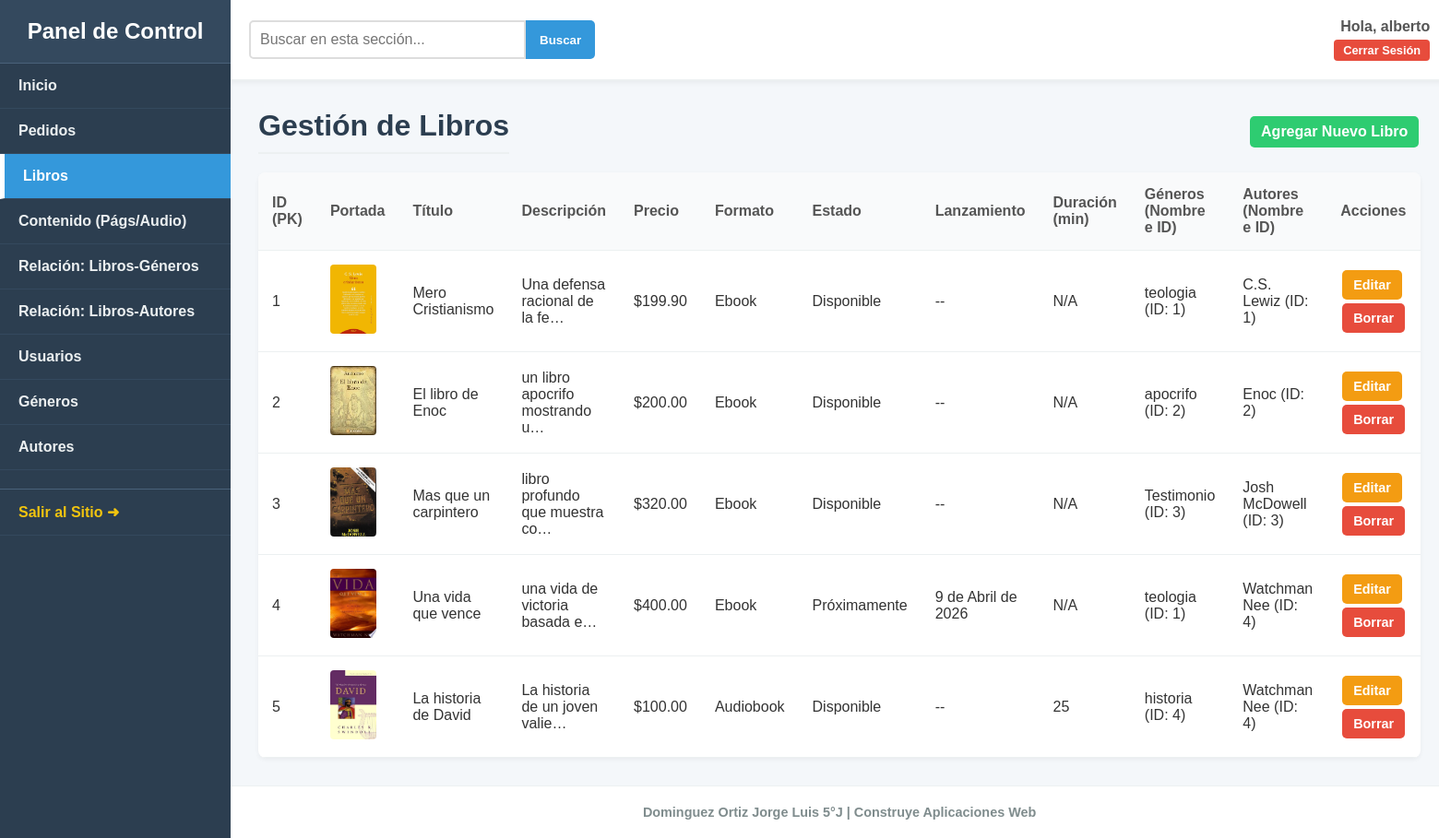
Screenshot of /dashboard/libros/ (signed in) with the database file from the repository.
### tienda/models.py (models this page shows, shortened)
class Libro(models.Model):
    ESTADO_CHOICES = [
        ('disponible', 'Disponible'),
        ('proximamente', 'Próximamente'),
    ]
    FORMATO_CHOICES = [
        ('ebook', 'Ebook'),
        ('audiobook', 'Audiobook'),
    ]
    titulo = models.CharField(max_length=255)
    descripcion = models.TextField(blank=True, null=True)
    precio = models.DecimalField(max_digits=10, decimal_places=2, default=0.00)
    portada = models.ImageField(upload_to='portadas/')
    estado_publicacion = models.CharField(max_length=15, choices=ESTADO_CHOICES, default='disponible')
    formato = models.CharField(max_length=10, choices=FORMATO_CHOICES, default='ebook')
    fecha_lanzamiento = models.DateField(blank=True, null=True)
    duracion_minutos = models.IntegerField(blank=True, null=True)
    autores = models.ManyToManyField(Autor, related_name="libros")
    generos = models.ManyToManyField(Genero, related_name="libros")

class Genero(models.Model):
    nombre_genero = models.CharField(max_length=100, unique=True)
    descripcion_genero = models.TextField(blank=True, null=True)

class Autor(models.Model):
    nombre_autor = models.CharField(max_length=150, unique=True)
    biografia = models.TextField(blank=True, null=True)
    foto = models.ImageField(upload_to='autores/', blank=True, null=True)

### dashboard/views.py (the view)
# urls.py: path('libros/', views.vista_ver_libros, name='dash_ver_libros'),
@login_required
@user_passes_test(es_admin)
def vista_ver_libros(request):
    query = request.GET.get('q')
    libros = Libro.objects.all()
    if query:
        search_filter = Q()
        is_numeric_search = False
        try:
            query_int = int(query)
            search_filter |= Q(id=query_int)
            is_numeric_search = True
        except ValueError:
            pass
        try:
            query_dec = Decimal(query)
            search_filter |= Q(precio=query_dec)
            is_numeric_search = True
        except InvalidOperation:
            pass
        if not is_numeric_search:
            search_filter = (
                Q(titulo__icontains=query) |
                Q(descripcion__icontains=query) |
                Q(estado_publicacion__icontains=query) |
                Q(formato__icontains=query) |
                Q(autores__nombre_autor__icontains=query) |
                Q(generos__nombre_genero__icontains=query)
            )
        libros = libros.filter(search_filter).order_by('id').distinct()
    else:
        libros = libros.order_by('id')
    contexto = {
        'libros': libros,
        'search_query': query
    }
    return render(request, 'dashboard/ver_libros.html', contexto)

### dashboard/views.py (called while the page is built)
def es_admin(user):
    return user.is_staff or user.is_superuser

### tienda/context_processors.py (called while the page is built)
def menu_generos(request):
    return {'menu_generos': Genero.objects.all()}

### templates/dashboard/ver_libros.html (shortened to what this page needs)
{% extends 'dashboard/dashboard_base.html' %}
{% block contenido %}
    <div class="header-with-action">
        <h2>Gestión de Libros</h2>
        <a href="{% url 'dash_agregar_libro' %}" class="btn-action save">Agregar Nuevo Libro</a>
    </div>
    <div class="table-container">
        <table class="dashboard-table">
            <thead>
                <tr>
                    <th>ID (PK)</th>
                    <th>Portada</th>
                    <th>Título</th>
                    <th>Descripción</th>
                    <th>Precio</th>
                    <th>Formato</th>
                    <th>Estado</th>
                    <th>Lanzamiento</th>
                    <th>Duración (min)</th>
                    <th>Géneros (Nombre e ID)</th> <th>Autores (Nombre e ID)</th> <th>Acciones</th>
                </tr>
            </thead>
            <tbody>
                {% for libro in libros %}
                <tr>
                    <td>{{ libro.id }}</td>
                    <td>
                        {% if libro.portada %}
                            <img src="{{ libro.portada.url }}" alt="Portada" class="table-portada">
                        {% else %}
                            (Sin portada)
                        {% endif %}
                    </td>
                    <td>{{ libro.titulo }}</td>
                    <td>{{ libro.descripcion|truncatechars:30 }}</td>
                    <td>${{ libro.precio }}</td>
                    <td>{{ libro.get_formato_display }}</td>
                    <td>{{ libro.get_estado_publicacion_display }}</td>
                    <td>{{ libro.fecha_lanzamiento|default:"--" }}</td>
                    <td>{{ libro.duracion_minutos|default:"N/A" }}</td>
                    <td>
                        {% for gen in libro.generos.all %}
                            {{ gen.nombre_genero }} (ID: {{ gen.id }})<br>
                        {% empty %}
                            Ninguno
                        {% endfor %}
                    </td>
                    <td>
                        {% for autor in libro.autores.all %}
                            {{ autor.nombre_autor }} (ID: {{ autor.id }})<br>
                        {% empty %}
                            Ninguno
                        {% endfor %}
                    </td>
                    <td>
                        <a href="{% url 'dash_editar_libro' libro.id %}" class="btn-action edit">Editar</a>
                        <a href="{% url 'dash_borrar_libro' libro.id %}" class="btn-action delete">Borrar</a>
                    </td>
                </tr>
                {% empty %}
                <tr>
                    <td colspan="12">No se han encontrado libros.</td>
                </tr>
                {% endfor %}
            </tbody>
        </table>
    </div>
{% endblock %}

### templates/dashboard/dashboard_base.html (shortened to what this page needs)
{% load static %}
<!DOCTYPE html>
<html lang="es">
<head>
    <link rel="stylesheet" href="{% static 'css/style.css' %}?v=2.8">
    <link rel="stylesheet" href="{% static 'css/dashboard.css' %}?v=2.8">
</head>
<body class="dashboard-body">
    <div class="dashboard-container">
        <aside class="dashboard-sidebar">
            <div class="sidebar-header">
                <h3>Panel de Control</h3>
            </div>
            <nav class="sidebar-nav">
                <ul>
                    <li>
                        <a href="{% url 'dash_home' %}" class="{% if request.resolver_match.url_name == 'dash_home' %}active{% endif %}">
                             Inicio
                        </a>
                    </li>
                    <li>
                        <a href="{% url 'dash_ver_pedidos' %}" class="{% if 'pedidos' in request.resolver_match.url_name or 'pedido' in request.resolver_match.url_name %}active{% endif %}">
                            Pedidos
                        </a>
                    </li>
                    <li>
                        <a href="{% url 'dash_ver_libros' %}" class="{% if 'libros' in request.resolver_match.url_name or 'libro' in request.resolver_match.url_name %}active{% endif %}">
                            Libros
                        </a>
                    </li>
                    <li>
                        <a href="{% url 'dash_ver_contenido' %}" class="{% if 'contenido' in request.resolver_match.url_name %}active{% endif %}">
                            Contenido (Págs/Audio)
                        </a>
                    </li>
                    <li>
                        <a href="{% url 'dash_ver_rel_generos' %}" class="{% if 'rel_generos' in request.resolver_match.url_name or 'rel_genero' in request.resolver_match.url_name %}active{% endif %}">
                            Relación: Libros-Géneros
                        </a>
                    </li>
                    <li>
                        <a href="{% url 'dash_ver_rel_autores' %}" class="{% if 'rel_autores' in request.resolver_match.url_name or 'rel_autor' in request.resolver_match.url_name %}active{% endif %}">
                            Relación: Libros-Autores
                        </a>
                    </li>
                    <li>
                        <a href="{% url 'dash_ver_usuarios' %}" class="{% if 'usuarios' in request.resolver_match.url_name or 'usuario' in request.resolver_match.url_name %}active{% endif %}">
                            Usuarios
                        </a>
                    </li>
                    <li>
                        <a href="{% url 'dash_ver_generos' %}" class="{% if 'genero' in request.resolver_match.url_name and 'rel_' not in request.resolver_match.url_name %}active{% endif %}">
                            Géneros
                        </a>
                    </li>
                    <li>
                        <a href="{% url 'dash_ver_autores' %}" class="{% if 'autor' in request.resolver_match.url_name and 'rel_' not in request.resolver_match.url_name %}active{% endif %}">
                            Autores
                        </a>
                    </li>
                    <li>
                        <a href="{% url 'index' %}" class="nav-external">Salir al Sitio ➜</a>
                    </li>
                </ul>
            </nav>
        </aside>
        <main class="dashboard-main-content">
            <header class="dashboard-header">
                <form method="GET" class="search-form">
                    <input type="search" name="q" placeholder="Buscar en esta sección..." value="{{ query_search|default:'' }}">
                    <button type="submit">Buscar</button>
                </form>
                <div class="user-info-widget">
                    <span class="user-name-dash">Hola, <strong>{{ user.first_name|default:user.username }}</strong></span>
                    <form action="{% url 'logout' %}" method="POST" style="margin:0;">
                        <button type="submit" class="dash-logout-btn">Cerrar Sesión</button>
                    </form>
                </div>
            </header>
            <div class="content-wrapper">
                {% block contenido %}{% endblock %}
            </div>
            <footer class="dashboard-footer">
                Dominguez Ortiz Jorge Luis 5°J | Construye Aplicaciones Web
            </footer>
        </main>
    </div>
</body>
</html>

### static/css/style.css (style rules this page uses)
* { box-sizing: border-box; }
body { font-family: Arial, sans-serif; margin: 0; background-color: #ffffff; color: #000; }

### static/css/dashboard.css (style rules this page uses)
.dashboard-body { background-color: #f4f7fa; color: #333; margin: 0; font-family: Arial, sans-serif; }
.dashboard-container { display: flex; min-height: 100vh; }
.dashboard-sidebar { width: 250px; background-color: #2c3e50; color: #ecf0f1; display: flex; flex-direction: column; flex-shrink: 0; }
.sidebar-header { padding: 20px; text-align: center; background-color: #34495e; border-bottom: 1px solid #4a627a; }
.sidebar-header h3 { margin: 0; color: #fff; font-size: 1.5rem; }
.sidebar-nav ul { list-style: none; padding: 0; margin: 0; }
.sidebar-nav li a { display: block; padding: 15px 20px; text-decoration: none; color: #ecf0f1; font-weight: bold; border-bottom: 1px solid #34495e; transition: background-color 0.2s ease; }
.sidebar-nav li a.nav-external { color: #f1c40f; margin-top: 20px; border-top: 1px solid #4a627a; }
.dashboard-main-content { flex-grow: 1; display: flex; flex-direction: column; }
.dashboard-header { display: flex; justify-content: space-between; align-items: center; padding: 20px; background-color: #ffffff; border-bottom: 2px solid #ecf0f1; box-shadow: 0 2px 5px rgba(0,0,0,0.05); }
.search-form { display: flex; }
.search-form input[type="search"] { padding: 10px; border: 2px solid #ddd; border-radius: 5px 0 0 5px; font-size: 1rem; min-width: 300px; }
.search-form button { padding: 10px 15px; border: none; background-color: #3498db; color: white; font-weight: bold; cursor: pointer; border-radius: 0 5px 5px 0; }
.user-info-widget { font-size: 1rem; color: #555; }
.content-wrapper { padding: 30px; flex-grow: 1; }
.content-wrapper h2 { margin-top: 0; font-size: 2rem; color: #2c3e50; border-bottom: 2px solid #ecf0f1; padding-bottom: 10px; }
.table-container { width: 100%; overflow-x: auto; background-color: #ffffff; border-radius: 8px; box-shadow: 0 2px 5px rgba(0,0,0,0.05); }
.dashboard-table { width: 100%; border-collapse: collapse; }
.dashboard-table th, .dashboard-table td { padding: 15px; text-align: left; border-bottom: 1px solid #ecf0f1; }
.dashboard-table th { background-color: #f9fafb; font-weight: bold; color: #555; }
.table-portada { width: 50px; height: 75px; object-fit: cover; border-radius: 4px; }
.btn-action { display: inline-block; padding: 8px 12px; border-radius: 5px; color: #fff; text-decoration: none; font-weight: bold; font-size: 0.9rem; margin: 2px; }
.btn-action.edit { background-color: #f39c12; }
.btn-action.delete { background-color: #e74c3c; }
.btn-action.save { background-color: #2ecc71; border: none; font-size: 1rem; cursor: pointer; }
.header-with-action { display: flex; justify-content: space-between; align-items: center; margin-bottom: 20px; }
.header-with-action h2 { margin: 0; }

### templates/dashboard/dashboard_base.html (style rules this page uses)
.sidebar-nav li a.active { background-color: #3498db; border-left: 5px solid #fff; color: white; }
.dashboard-main-content { display: flex; flex-direction: column; min-height: 100vh; }
.content-wrapper { flex: 1; }
.dashboard-footer { text-align: center; padding: 20px; color: #7f8c8d; border-top: 1px solid #ecf0f1; background-color: #fff; font-size: 0.9rem; font-weight: bold; }
.user-info-widget { text-align: right; }
.user-info-widget .user-name-dash { font-size: 1rem; color: #555; font-weight: bold; display: block; margin-bottom: 5px; }
.dash-logout-btn { background-color: #e74c3c; color: white; border: none; padding: 4px 10px; border-radius: 4px; cursor: pointer; font-size: 0.8rem; font-weight: bold; transition: background 0.3s; }

### rows the page displays
Libro: id "1", portada (picture), titulo "Mero Cristianismo", descripcion "Una defensa racional de la fe…", precio "199.90", formato "Ebook", estado_publicacion "Disponible", fecha_lanzamiento "--", duracion_minutos "N/A"
Genero: nombre_genero "teologia", id "1"
Autor: nombre_autor "C.S. Lewiz", id "1"
Libro: id "2", portada (picture), titulo "El libro de Enoc", descripcion "un libro apocrifo mostrando u…", precio "200.00", formato "Ebook", estado_publicacion "Disponible", fecha_lanzamiento "--", duracion_minutos "N/A"
Genero: nombre_genero "apocrifo", id "2"
Autor: nombre_autor "Enoc", id "2"
Libro: id "3", portada (picture), titulo "Mas que un carpintero", descripcion "libro profundo que muestra co…", precio "320.00", formato "Ebook", estado_publicacion "Disponible", fecha_lanzamiento "--", duracion_minutos "N/A"
Genero: nombre_genero "Testimonio", id "3"
Autor: nombre_autor "Josh McDowell", id "3"
Libro: id "4", portada (picture), titulo "Una vida que vence", descripcion "una vida de victoria basada e…", precio "400.00", formato "Ebook", estado_publicacion "Próximamente", fecha_lanzamiento "9 de Abril de 2026", duracion_minutos "N/A"
Autor: nombre_autor "Watchman Nee", id "4"
Libro: id "5", portada (picture), titulo "La historia de David", descripcion "La historia de un joven valie…", precio "100.00", formato "Audiobook", estado_publicacion "Disponible", fecha_lanzamiento "--", duracion_minutos "25"
Genero: nombre_genero "historia", id "4"

### other values shown
{{ user.first_name|default:user.username }} "alberto"
